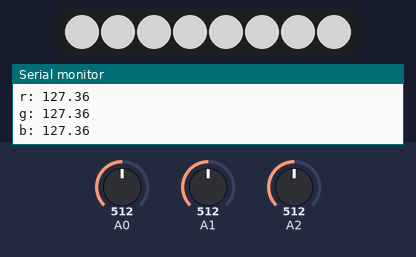
Bench run of a sketch on a simulated Arduino Uno, built with avr-gcc and run on an emulated ATmega328P. Parts: 8 RGB LEDs in strip order, left to right, the last lines printed to the serial monitor. The test bench sets the inputs (shaded band); at power-on: A0 = 512, A1 = 512, A2 = 512. Dim RGB values are drawn brighter than linear.

Above: at 1.6 s.
1.7 s: A0 set to 716
At 2.57 s:
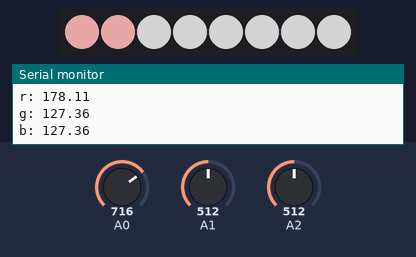
4.3 s: A1 set to 716
At 4.98 s:
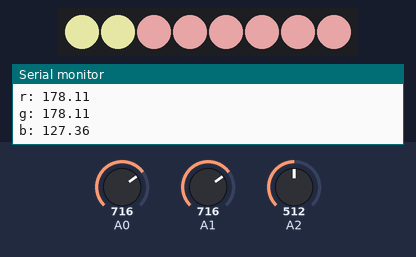
6.7 s: A2 set to 306
At 8.8 s:
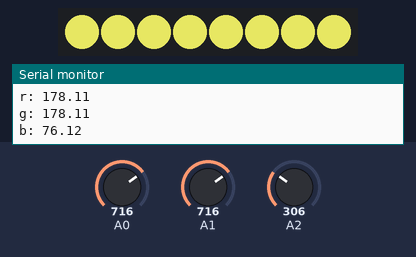
9.1 s: A0 set to 511
At 9.82 s:
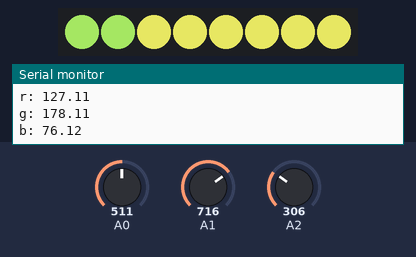
11.5 s: A2 set to 511
At 12.23 s:
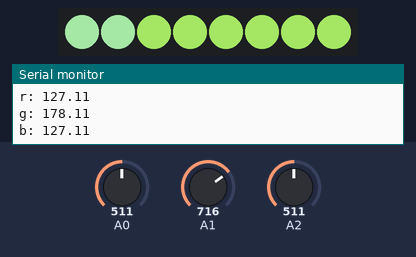
13.9 s: A1 set to 306
At 16.2 s:
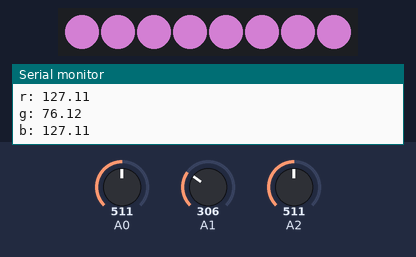
Timing chart, 0 to 17.4 s (numbered marks = the images above; inputs shaded):
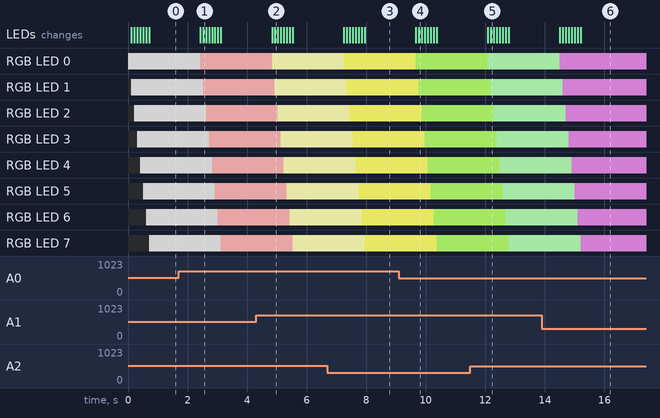

Measured:
- after the input at 1.7 s, RGB LED 0: RGB(127, 127, 127) → RGB(178, 127, 127) after 0.72 s; RGB LED 1: RGB(127, 127, 127) → RGB(178, 127, 127) after 0.82 s
- after the input at 4.3 s, RGB LED 0: RGB(178, 127, 127) → RGB(178, 178, 127) after 0.54 s; RGB LED 1: RGB(178, 127, 127) → RGB(178, 178, 127) after 0.64 s
- after the input at 6.7 s, RGB LED 0: RGB(178, 178, 127) → RGB(178, 178, 76) after 0.55 s; RGB LED 1: RGB(178, 178, 127) → RGB(178, 178, 76) after 0.65 s
- after the input at 9.1 s, RGB LED 0: RGB(178, 178, 76) → RGB(127, 178, 76) after 0.57 s; RGB LED 1: RGB(178, 178, 76) → RGB(127, 178, 76) after 0.67 s
- after the input at 11.5 s, RGB LED 0: RGB(127, 178, 76) → RGB(127, 178, 127) after 0.59 s; RGB LED 1: RGB(127, 178, 76) → RGB(127, 178, 127) after 0.69 s
- after the input at 13.9 s, RGB LED 0: RGB(127, 178, 127) → RGB(127, 76, 127) after 0.61 s; RGB LED 1: RGB(127, 178, 127) → RGB(127, 76, 127) after 0.71 s

The sketch:

RGB_neoPixel_with_potentiometer_control.ino
```cpp
//Author: Ruben Filipe
//part of this code was made by adafruit, i just adapted it for this project.

#include <Adafruit_NeoPixel.h> //neopixel library. Download if you don't have.

#define PIN 3 //input pin Neopixel is attached to

#define NUMPIXELS 8 //number of neopixels in strip, change if using another quantity;

Adafruit_NeoPixel pixels = Adafruit_NeoPixel(NUMPIXELS, PIN, NEO_GRB + NEO_KHZ800);

int delayval = 100; //time delay in milliseconds, change if you want.

int redColor; //initialize variables
int greenColor;
int blueColor;

void setup() {
  Serial.begin(9600); //initialize serial
  pixels.begin(); //Initialize the NeoPixel library.
}

void loop() {
  double redColor = analogRead(0)/4.02; //Take the analog value of the potentiometer (0-1023)
  double greenColor = analogRead(1)/4.02; //and divide it by 4 so that this value is between 0-255.
  double blueColor = analogRead(2)/4.02; //the division for 4 prevents the value from exceeding 255 and causes an error.

  //prints the serial values of each potentiometer (Red, green, Blue). This is optional.
  Serial.print("r: ");
  Serial.println(redColor);


  Serial.print("g: ");
  Serial.println(greenColor);


  Serial.print("b: ");
  Serial.println(blueColor);

  Serial.println("");

  for (int i=0; i < NUMPIXELS; i++) {
    //pixels.Color takes RGB values, from 0,0,0 up to 255,255,255
    pixels.setPixelColor(i, pixels.Color(redColor, greenColor, blueColor));

    //this sends the updated pixel color to the hardware.
    pixels.show();

    //delay for a period of time (in milliseconds).
    delay(delayval);
  }
}
```
